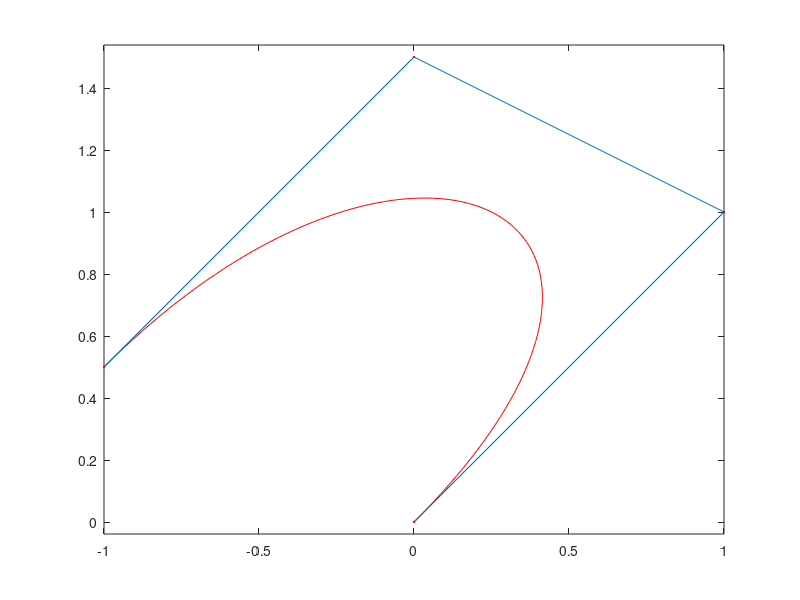

This chart was generated by the following MATLAB code:
polygon=[[0;0],[1;1],[0;1.5],[-1;0.5]];
curve=[[0;0],[0.0296929;0.030149],[0.0581738;0.0599856],[0.0854551;0.0895039],[0.111549;0.118697],[0.136468;0.14756],[0.160225;0.176086],[0.182831;0.204268],[0.2043;0.232102],[0.224643;0.259579],[0.243873;0.286695],[0.262003;0.313443],[0.279044;0.339817],[0.295009;0.36581],[0.309911;0.391417],[0.323761;0.416632],[0.336573;0.441447],[0.348358;0.465858],[0.359128;0.489857],[0.368898;0.513439],[0.377677;0.536597],[0.38548;0.559326],[0.392318;0.581619],[0.398204;0.603469],[0.40315;0.624871],[0.407168;0.645819],[0.410271;0.666306],[0.412472;0.686326],[0.413782;0.705873],[0.414214;0.724941],[0.41378;0.743523],[0.412492;0.761614],[0.410364;0.779207],[0.407407;0.796296],[0.403634;0.812875],[0.399057;0.828938],[0.393689;0.844478],[0.387541;0.859489],[0.380627;0.873966],[0.372958;0.887901],[0.364547;0.901289],[0.355407;0.914124],[0.345549;0.926399],[0.334986;0.938108],[0.323731;0.949246],[0.311796;0.959805],[0.299192;0.969779],[0.285934;0.979164],[0.272032;0.987951],[0.257499;0.996136],[0.242348;1.00371],[0.226591;1.01067],[0.21024;1.01701],[0.193308;1.02272],[0.175808;1.0278],[0.15775;1.03224],[0.139149;1.03603],[0.120016;1.03917],[0.100363;1.04165],[0.0802031;1.04346],[0.0595486;1.04461],[0.0384118;1.04507],[0.0168052;1.04486],[-0.00525916;1.04395],[-0.0277688;1.04235],[-0.0507112;1.04005],[-0.0740741;1.03704],[-0.097845;1.03331],[-0.122012;1.02887],[-0.146562;1.02369],[-0.171483;1.01779],[-0.196763;1.01115],[-0.222389;1.00376],[-0.248349;0.995616],[-0.274631;0.986718],[-0.301222;0.977057],[-0.328109;0.966626],[-0.355281;0.955418],[-0.382725;0.943429],[-0.410429;0.930651],[-0.43838;0.917078],[-0.466566;0.902705],[-0.494975;0.887524],[-0.523594;0.871531],[-0.552411;0.854718],[-0.581414;0.83708],[-0.610589;0.81861],[-0.639925;0.799302],[-0.66941;0.77915],[-0.699031;0.758147],[-0.728775;0.736288],[-0.758631;0.713567],[-0.788586;0.689977],[-0.818627;0.665512],[-0.848743;0.640166],[-0.87892;0.613932],[-0.909147;0.586805],[-0.93941;0.558778],[-0.969699;0.529845],[-1;0.5]];

plot(curve(1,:),curve(2,:),'r');
hold on
plot(polygon(1,:),polygon(2,:));
plot(polygon(1,:),polygon(2,:),'r.');
axis equal